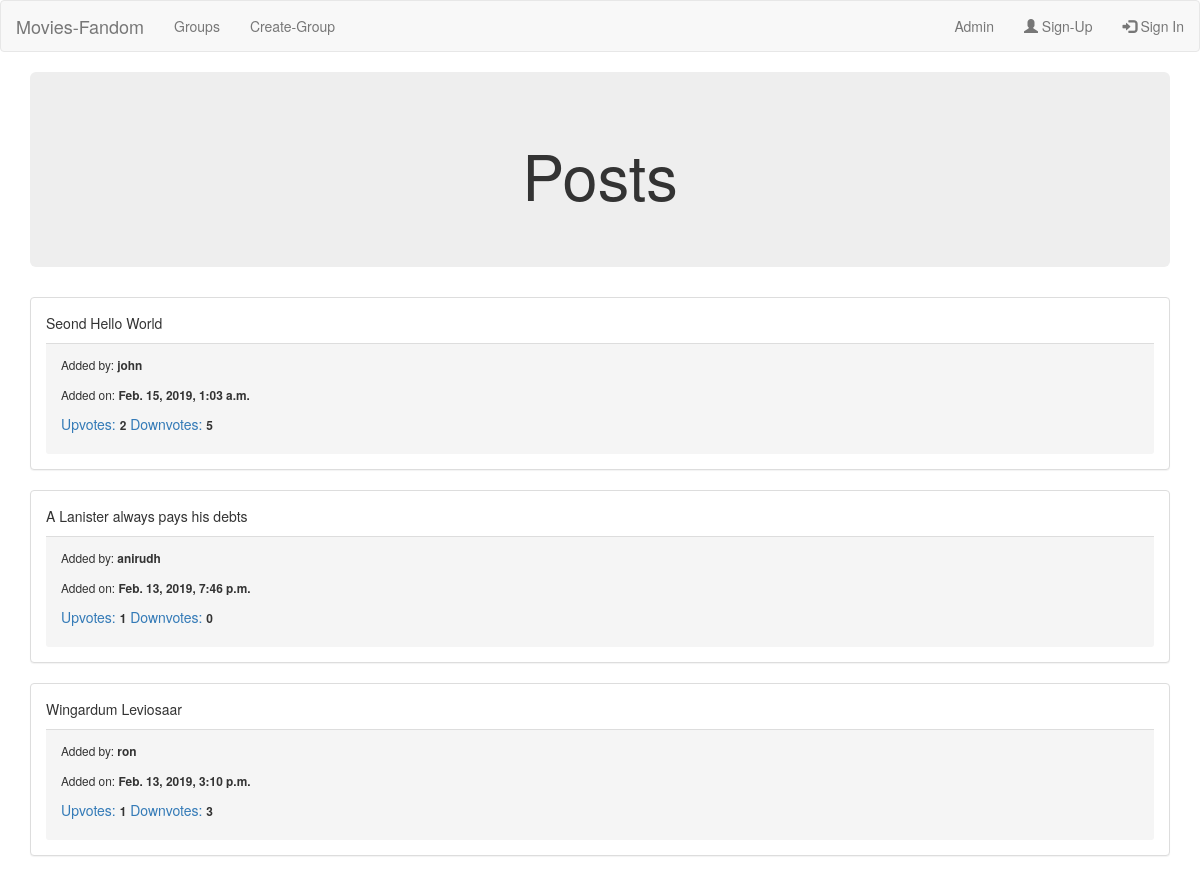
/group/game-of-thrones/posts/ (upper part), run on an earlier commit of the app's database.
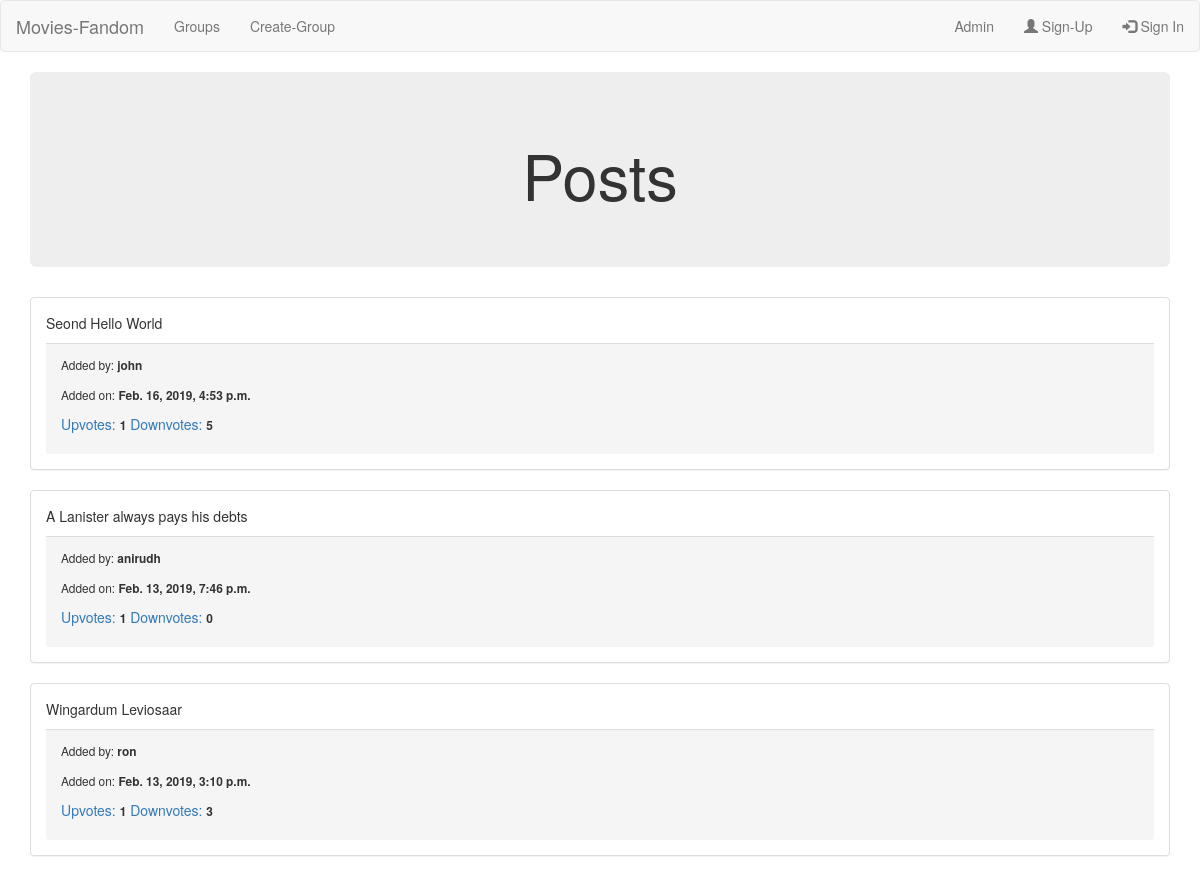
And on a later commit of the database.
### groups/models.py (models this page shows, shortened)
class Post(models.Model):
    user = models.ForeignKey(User,related_name='posts',on_delete=models.CASCADE)
    created_at = models.DateTimeField(auto_now=True)
    text = models.TextField()
    group = models.ForeignKey(Group,related_name='posts',on_delete=models.CASCADE)
    slug = models.SlugField(allow_unicode=True,default='game_of_thrones')
    upvotes = models.IntegerField(default=0)
    downvotes = models.IntegerField(default=0)
    class Meta:
        ordering = ['-created_at']
        unique_together = ('user','text')

### groups/views.py (the view)
# urls.py: path('<slug:slug>/posts/',PostListView.as_view(),name='posts_list'),
class PostListView(ListView):
    template_name = 'posts/post_list.html'
    model = Post
    context_object_name = 'posts'
    def get_queryset(self):
        slug = self.kwargs['slug']
        return Post.objects.filter(slug=slug)

### groups/templates/posts/post_list.html
{%  extends 'posts/post_base.html'%}
{% block body_block %}
  <div class="jumbotron text-center">
    <h1>Posts</h1>
  </div>
  {% if posts %}
  {% for post in posts %}
  <div class="panel panel-default">
    <div class="panel-body">
        <p>{{post.text}}</p>
        <div class="panel-footer">
          <p><small>Added by: <b>{{post.user.username}}</b></small></p>
          <p><small>Added on: <b>{{post.created_at}}</b></small></p>
          <p>
            <a href="{% url 'group:posts_upvote' pk=post.pk slug=post.slug %}">Upvotes:</a>
            <small> <b>{{post.upvotes}}</b></small>
            <a href="{% url 'group:posts_downvote' pk=post.pk slug=post.slug %}">Downvotes:</a>
            <small><b>{{post.downvotes}} </b></small></p>
        </div>
    </div>
  </div>
  {% endfor %}
  {% else %}
  <h2>No Posts Yet !!! </h2>
  {% endif %}
{% endblock %}

What changed in the data, as far as the page shows it:
changed Post "Seond Hello World": created_at "Feb. 15, 2019, 1:03 a.m." → "Feb. 16, 2019, 4:53 p.m."; upvotes "2" → "1"
